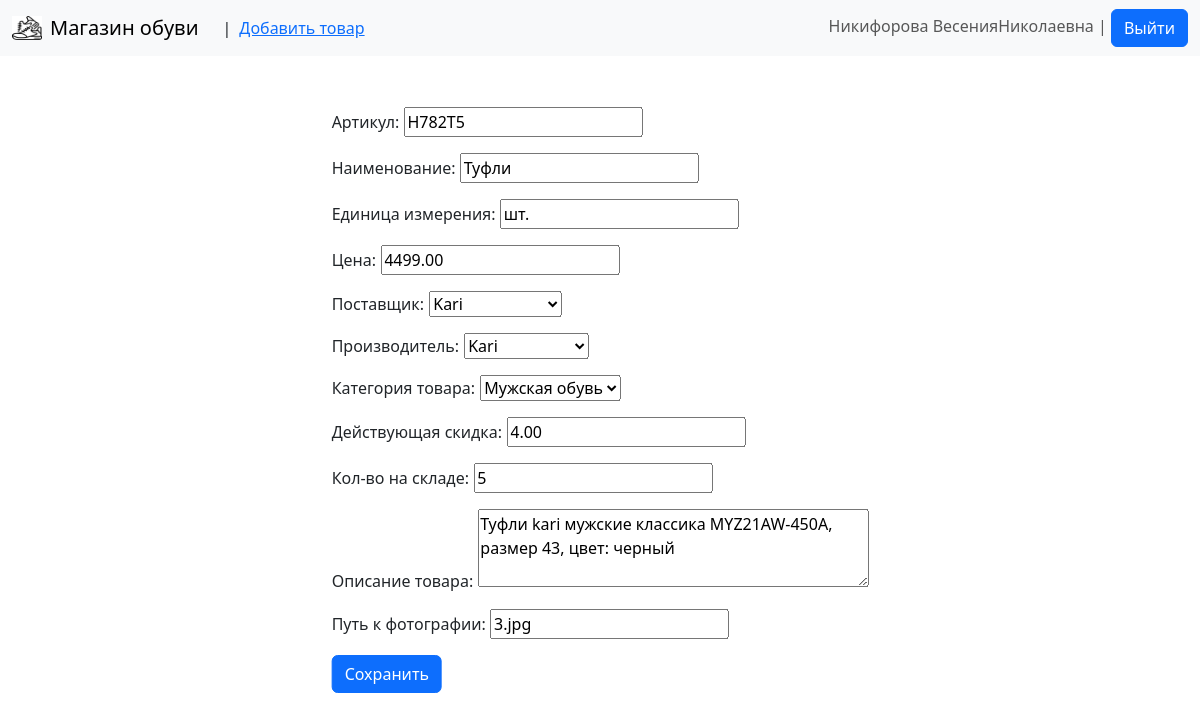
Page /product/3/edit/ (signed in) on the committed database.
### products/models.py (models this page shows, shortened)
class User(AbstractUser):
    ROLE_CHOICES = [
        ('client', 'Авторизованный клиент'),
        ('manager', 'Менеджер'),
        ('admin', 'Администратор'),
    ]
    role = models.CharField(max_length=50, choices=ROLE_CHOICES, verbose_name='Роль')
    @property
    def is_admin_user(self):
        return self.role == 'Администратор'

class Product(models.Model):
    article = models.CharField(max_length=50, unique=True, verbose_name='Артикул')
    name = models.CharField(max_length=100, verbose_name='Наименование')
    unit_type = models.CharField(max_length=50, default='шт.', verbose_name='Единица измерения')
    price = models.DecimalField(max_digits=10, decimal_places=2, verbose_name='Цена')
    supplier = models.ForeignKey(Supplier, verbose_name='Поставщик', on_delete=models.PROTECT)
    manufacturer = models.ForeignKey(Manufacturer, verbose_name='Производитель', on_delete=models.PROTECT)
    category = models.ForeignKey(Category, verbose_name='Категория товара', on_delete=models.PROTECT)
    discount = models.DecimalField(max_digits=5, decimal_places=2, default=0, verbose_name='Действующая скидка')
    stock_quantity = models.IntegerField(verbose_name='Кол-во на складе')
    description = models.TextField(max_length=1024, verbose_name='Описание товара')
    photo = models.CharField(max_length=255, blank=True, null=True, verbose_name='Путь к фотографии')
    class Meta:
        db_table = 'product'
        managed = True
        verbose_name = 'Товар'
        verbose_name_plural = 'Товары'

class Supplier(models.Model):
    name = models.CharField(max_length=100, verbose_name='Название')
    class Meta:
        db_table = 'supplier'
        managed = True
        verbose_name = 'Поставщик'
        verbose_name_plural = 'Поставщики'
    def __str__(self):
        return self.name

class Manufacturer(models.Model):
    name = models.CharField(max_length=100, verbose_name='Название')
    class Meta:
        db_table = 'manufacturer'
        managed = True
        verbose_name = 'Производитель'
        verbose_name_plural = 'Производитеи'
    def __str__(self):
        return self.name

### products/views.py (the view)
# urls.py: path('product/<int:pk>/edit/', views.product_edit, name="product_edit"),
def product_edit(request, pk):
    if not request.user.is_admin_user:
        return redirect('products:product_list')
    product = get_object_or_404(Product, pk=pk)
    if request.method == 'POST':
        form = ProductForm(request.POST, instance=product)
        if form.is_valid():
            form.save()
            return redirect('products:product_list')
    else:
        form = ProductForm(instance=product)
    return render(request, 'products/product_form.html', {'form': form, 'title': 'Редактирование товара'})\

### products/forms.py
class ProductForm(forms.ModelForm):
    class Meta:
        model = Product
        fields = (
            'article',
            'name',
            'unit_type',
            'price',
            'supplier',
            'manufacturer',
            'category',
            'discount',
            'stock_quantity',
            'description',
            'photo')
        widgets = {
            'article' : forms.TextInput(),
            'name': forms.TextInput(),
            'unit_type': forms.TextInput(),
            'price': forms.NumberInput(attrs={'step': '0.01'}),
            'supplier': forms.Select(),
            'manufacturer': forms.Select(),
            'category': forms.Select(),
            'discount': forms.NumberInput(attrs = {'step': '0.01'}),
            'stock_quantity': forms.NumberInput(),
            'description': forms.Textarea(attrs = {'rows': 3}),
            'photo': forms.TextInput()
        }

### products/models.py (called while the page is built)
    def __str__(self):
        return self.name

### templates/products/product_form.html (shortened to what this page needs)
{% extends 'base.html' %}
{% block content %}
<form method="post" enctype="multipart/form-data" class="position-absolute top-50 start-50 translate-middle">
    {{ form.as_p }}
  <button type="submit" class="btn btn-primary">Сохранить</button>
</form>
{% endblock %}

### templates/base.html (shortened to what this page needs)
    {% load static %}
<!DOCTYPE html>
<html lang="en">
<head>
    <link href="https://cdn.jsdelivr.net/npm/bootstrap@5.3.8/dist/css/bootstrap.min.css" rel="stylesheet"
>
</head>
<body>
    <nav class="navbar navbar-expand-lg bg-body-tertiary">
        <div class="container-fluid d-flex justify-content-between">
            <div class="d-flex align-items-center gap-2">
                <img src="/static/products/Icon.JPG" width="30" height="24">
                <a class="navbar-brand" href="#">Магазин обуви</a>
                {% if user.is_admin_user%}
                | <a href="{% url 'products:product_add' %}">Добавить товар</a>
                {% endif %}
            </div>
            <div id="navbarText">
                <span class="navbar-text">
                    {% if user.is_authenticated%}
                    {{user.get_full_name}}
                    |
                    <form action="{% url 'logout' %}" method="post" class="list-inline-item"> {% csrf_token %}<button
                            type="submit" class="btn btn-primary">Выйти</button>
                    </form>
                    {% else %}
                    Гость
                    | <a href="{% url 'login' %}">Войти</a>
                    {% endif %}
                </span>
            </div>
        </div>
    </nav>
    <div class="container">
        {% block content %}
        {% endblock%}
    </div>
</body>
</html>

### rows in the picture
User: get_full_name "Никифорова ВесенияНиколаевна"
Product: article "H782T5", name "Туфли", unit_type "шт.", price "4499.00", supplier "Kari", manufacturer "Kari", category "Мужская обувь", discount "4.00", stock_quantity "5", description "Туфли kari мужские классика MYZ21AW-450A, размер 43, цвет: черный", photo "3.jpg"
